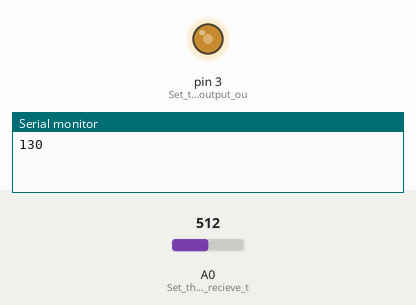
This sketch was run on a simulated Arduino Uno, built with avr-gcc and run on an emulated ATmega328P. Parts: output pins drawn as LEDs (lit = HIGH), the last lines printed to the serial monitor. Inputs (shaded band) come from the test bench; at power-on: A0 (Set_this_pin_to_recieve_t) = 512.

Above: at 1.2 s.
1.3 s: A0 (Set_this_pin_to_recieve_t) set to 306
At 2.0 s:
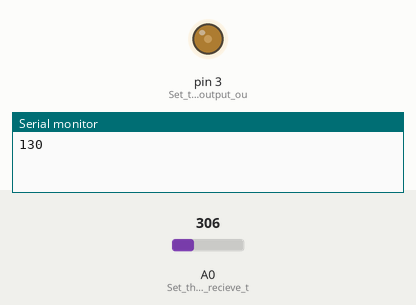
2.8 s: A0 (Set_this_pin_to_recieve_t) set to 122
At 3.1 s:
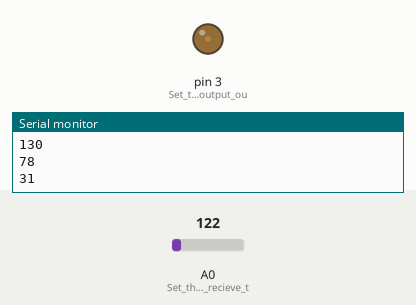
4.3 s: A0 (Set_this_pin_to_recieve_t) set to 0
At 5.5 s:
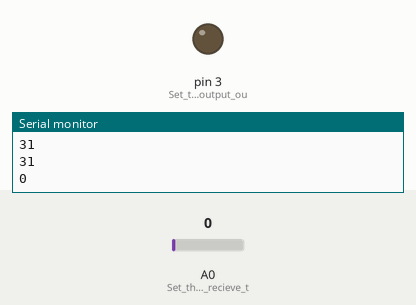
5.8 s: A0 (Set_this_pin_to_recieve_t) set to 900
At 6.6 s:
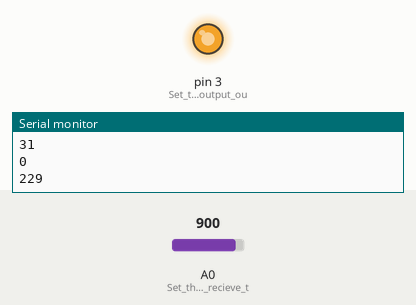
7.3 s: A0 (Set_this_pin_to_recieve_t) set to 511
At 7.7 s:
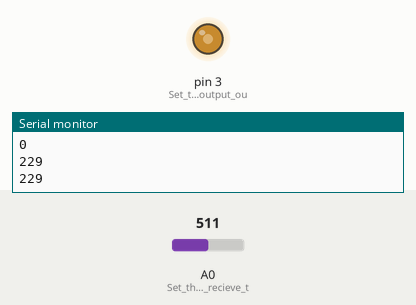
Timing chart, 0 to 9.8 s (numbered marks = the images above; inputs shaded):
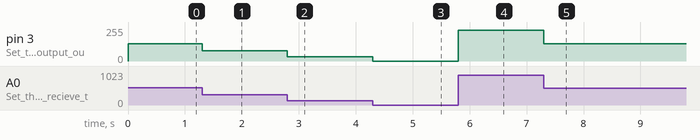

Measured:
- after the input at 1.3 s, pin 3 (Set_this_pin_to_output_ou): 130/255 → 78/255 at once
- after the input at 2.8 s, pin 3 (Set_this_pin_to_output_ou): 78/255 → 31/255 at once
- after the input at 4.3 s, pin 3 (Set_this_pin_to_output_ou): 31/255 → 0/255 at once
- after the input at 5.8 s, pin 3 (Set_this_pin_to_output_ou): 0/255 → 229/255 at once
- after the input at 7.3 s, pin 3 (Set_this_pin_to_output_ou): 229/255 → 130/255 at once

The sketch:

sketch_part1.ino
```cpp
/*
A method of implementing analogRead(A0) below is detailed
in the README under the "analogRead(A0) Implementation" section.
*/

int i = 0;  // The variables i and j are counter variables used for printing out
int j = 0;  // the recorded brightness of the photoresistor every second.

void setup() {
  // put your setup code here, to run once:
  pinMode (A0, INPUT); // Set this pin to recieve the voltage from the divider.
  pinMode (3, OUTPUT); // Set this pin to output our analog value.
  Serial.begin(9600);  // Initialize the Serial Monitor.
}

void loop() {
  // Read in the voltage value from the divider.
  // Testing revealed to us that this value ranges from 0 to 1000 when read in by the Arduino.
  float val = analogRead(A0);
  // Change the value we read in to one between 0 and 255.
  int val255 = val*255/1000;
  // Write that value to the pin going into the RGB LED to control its brightness.
  analogWrite(3, val255);
  // Check how many milliseconds have passed since printing out the brightness value.
  i = millis();
  // If 1 second has passed since printing out the last brightness value, print it out again.
  if ((i-j) >= 1000)
  {
    Serial.println(val255);
    j = millis();
  }
}
```
